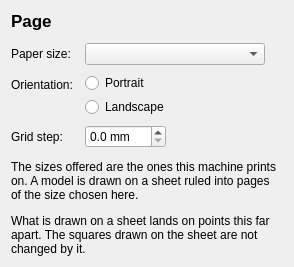
    <widget class="QWidget" name="page_page">
     <layout class="QVBoxLayout" name="page_layout">
      <property name="spacing">
       <number>12</number>
      </property>
     <item>
      <widget class="QLabel" name="page_heading">
       <property name="font">
        <font>
         <pointsize>13</pointsize>
         <bold>true</bold>
        </font>
       </property>
       <property name="text">
        <string notr="true">Page</string>
       </property>
      </widget>
     </item>
     <item>
      <layout class="QFormLayout" name="page_form">
       <property name="fieldGrowthPolicy">
        <enum>QFormLayout::FieldGrowthPolicy::FieldsStayAtSizeHint</enum>
       </property>
       <property name="horizontalSpacing">
        <number>12</number>
       </property>
       <property name="verticalSpacing">
        <number>8</number>
       </property>
       <item row="0" column="0">
        <widget class="QLabel" name="paper_label">
         <property name="text">
          <string extracomment="label of the paper size chooser in the settings">Paper size:</string>
         </property>
        </widget>
       </item>
       <item row="0" column="1">
        <widget class="QComboBox" name="paper_combo">
         <property name="minimumSize">
          <size>
           <width>180</width>
           <height>0</height>
          </size>
         </property>
        </widget>
       </item>
       <item row="1" column="0">
        <widget class="QLabel" name="orientation_label">
         <property name="text">
          <string extracomment="label of the page orientation choice in the settings">Orientation:</string>
         </property>
        </widget>
       </item>
       <item row="1" column="1">
        <layout class="QVBoxLayout" name="orientation_layout">
         <property name="spacing">
          <number>4</number>
         </property>
         <item>
          <widget class="QRadioButton" name="portrait_radio">
           <property name="text">
            <string extracomment="page orientation: taller than it is wide">Portrait</string>
           </property>
          </widget>
         </item>
         <item>
          <widget class="QRadioButton" name="landscape_radio">
           <property name="text">
            <string extracomment="page orientation: wider than it is tall">Landscape</string>
           </property>
          </widget>
         </item>
        </layout>
       </item>
       <item row="2" column="0">
        <widget class="QLabel" name="grid_step_label">
         <property name="text">
          <string extracomment="label of the grid spacing chooser in the settings">Grid step:</string>
         </property>
        </widget>
       </item>
       <item row="2" column="1">
        <widget class="QDoubleSpinBox" name="grid_step_spin">
         <property name="decimals">
          <number>1</number>
         </property>
         <property name="singleStep">
          <double>0.500000000000000</double>
         </property>
         <property name="suffix">
          <string notr="true"> mm</string>
         </property>
        </widget>
       </item>
      </layout>
     </item>
     <item>
      <widget class="QLabel" name="page_note">
       <property name="placeholder" stdset="0">
        <bool>true</bool>
       </property>
       <property name="wordWrap">
        <bool>true</bool>
       </property>
       <property name="text">
        <string extracomment="under the paper chooser, saying where the list of sizes comes from">The sizes offered are the ones this machine prints on. A model is drawn on a sheet ruled into pages of the size chosen here.</string>
       </property>
      </widget>
     </item>
     <item>
      <widget class="QLabel" name="grid_step_note">
       <property name="placeholder" stdset="0">
        <bool>true</bool>
       </property>
       <property name="wordWrap">
        <bool>true</bool>
       </property>
       <property name="text">
        <string extracomment="under the grid step chooser, saying what the distance does and what it does not do">What is drawn on a sheet lands on points this far apart. The squares drawn on the sheet are not changed by it.</string>
       </property>
      </widget>
     </item>
     <item>
      <spacer name="page_spacer">
       <property name="orientation">
        <enum>Qt::Orientation::Vertical</enum>
       </property>
       <property name="sizeHint" stdset="0">
        <size>
         <width>0</width>
         <height>0</height>
        </size>
       </property>
      </spacer>
     </item>
     </layout>
    </widget>
